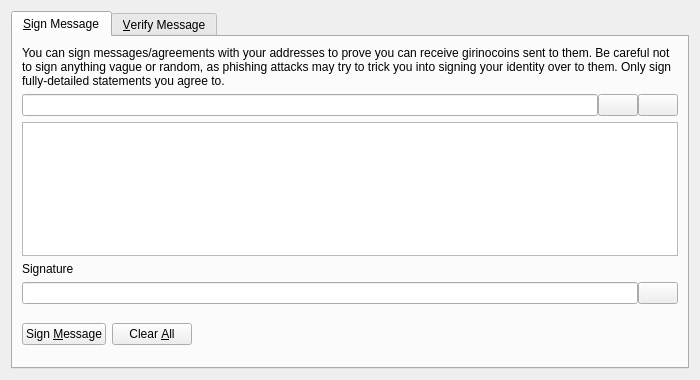
<?xml version="1.0" encoding="UTF-8"?>
<ui version="4.0">
 <class>SignVerifyMessageDialog</class>
 <widget class="QDialog" name="SignVerifyMessageDialog">
  <property name="geometry">
   <rect>
    <x>0</x>
    <y>0</y>
    <width>700</width>
    <height>380</height>
   </rect>
  </property>
  <property name="windowTitle">
   <string>Signatures - Sign / Verify a Message</string>
  </property>
  <property name="modal">
   <bool>true</bool>
  </property>
  <layout class="QVBoxLayout" name="verticalLayout">
   <item>
    <widget class="QTabWidget" name="tabWidget">
     <property name="currentIndex">
      <number>0</number>
     </property>
     <widget class="QWidget" name="tabSignMessage">
      <attribute name="title">
       <string>&amp;Sign Message</string>
      </attribute>
      <layout class="QVBoxLayout" name="verticalLayout_SM">
       <item>
        <widget class="QLabel" name="infoLabel_SM">
         <property name="text">
          <string>You can sign messages/agreements with your addresses to prove you can receive girinocoins sent to them. Be careful not to sign anything vague or random, as phishing attacks may try to trick you into signing your identity over to them. Only sign fully-detailed statements you agree to.</string>
         </property>
         <property name="textFormat">
          <enum>Qt::PlainText</enum>
         </property>
         <property name="wordWrap">
          <bool>true</bool>
         </property>
        </widget>
       </item>
       <item>
        <layout class="QHBoxLayout" name="horizontalLayout_1_SM">
         <property name="spacing">
          <number>0</number>
         </property>
         <item>
          <widget class="QValidatedLineEdit" name="addressIn_SM">
           <property name="toolTip">
            <string>The GirinoCoin address to sign the message with</string>
           </property>
          </widget>
         </item>
         <item>
          <widget class="QPushButton" name="addressBookButton_SM">
           <property name="toolTip">
            <string>Choose previously used address</string>
           </property>
           <property name="text">
            <string/>
           </property>
           <property name="icon">
            <iconset resource="../bitcoin.qrc">
             <normaloff>:/icons/address-book</normaloff>:/icons/address-book</iconset>
           </property>
           <property name="shortcut">
            <string>Alt+A</string>
           </property>
           <property name="autoDefault">
            <bool>false</bool>
           </property>
          </widget>
         </item>
         <item>
          <widget class="QPushButton" name="pasteButton_SM">
           <property name="toolTip">
            <string>Paste address from clipboard</string>
           </property>
           <property name="text">
            <string/>
           </property>
           <property name="icon">
            <iconset resource="../bitcoin.qrc">
             <normaloff>:/icons/editpaste</normaloff>:/icons/editpaste</iconset>
           </property>
           <property name="shortcut">
            <string>Alt+P</string>
           </property>
           <property name="autoDefault">
            <bool>false</bool>
           </property>
          </widget>
         </item>
        </layout>
       </item>
       <item>
        <widget class="QPlainTextEdit" name="messageIn_SM">
         <property name="toolTip">
          <string>Enter the message you want to sign here</string>
         </property>
        </widget>
       </item>
       <item>
        <widget class="QLabel" name="signatureLabel_SM">
         <property name="text">
          <string>Signature</string>
         </property>
         <property name="textFormat">
          <enum>Qt::PlainText</enum>
         </property>
        </widget>
       </item>
       <item>
        <layout class="QHBoxLayout" name="horizontalLayout_2_SM">
         <property name="spacing">
          <number>0</number>
         </property>
         <item>
          <widget class="QLineEdit" name="signatureOut_SM">
           <property name="font">
            <font>
             <italic>true</italic>
            </font>
           </property>
           <property name="readOnly">
            <bool>true</bool>
           </property>
          </widget>
         </item>
         <item>
          <widget class="QPushButton" name="copySignatureButton_SM">
           <property name="toolTip">
            <string>Copy the current signature to the system clipboard</string>
           </property>
           <property name="text">
            <string/>
           </property>
           <property name="icon">
            <iconset resource="../bitcoin.qrc">
             <normaloff>:/icons/editcopy</normaloff>:/icons/editcopy</iconset>
           </property>
           <property name="autoDefault">
            <bool>false</bool>
           </property>
          </widget>
         </item>
        </layout>
       </item>
       <item>
        <layout class="QHBoxLayout" name="horizontalLayout_3_SM">
         <item>
          <widget class="QPushButton" name="signMessageButton_SM">
           <property name="toolTip">
            <string>Sign the message to prove you own this GirinoCoin address</string>
           </property>
           <property name="text">
            <string>Sign &amp;Message</string>
           </property>
           <property name="icon">
            <iconset resource="../bitcoin.qrc">
             <normaloff>:/icons/edit</normaloff>:/icons/edit</iconset>
           </property>
           <property name="autoDefault">
            <bool>false</bool>
           </property>
          </widget>
         </item>
         <item>
          <widget class="QPushButton" name="clearButton_SM">
           <property name="toolTip">
            <string>Reset all sign message fields</string>
           </property>
           <property name="text">
            <string>Clear &amp;All</string>
           </property>
           <property name="icon">
            <iconset resource="../bitcoin.qrc">
             <normaloff>:/icons/remove</normaloff>:/icons/remove</iconset>
           </property>
           <property name="autoDefault">
            <bool>false</bool>
           </property>
          </widget>
         </item>
         <item>
          <spacer name="horizontalSpacer_1_SM">
           <property name="orientation">
            <enum>Qt::Horizontal</enum>
           </property>
           <property name="sizeHint" stdset="0">
            <size>
             <width>40</width>
             <height>48</height>
            </size>
           </property>
          </spacer>
         </item>
         <item>
          <widget class="QLabel" name="statusLabel_SM">
           <property name="font">
            <font>
             <weight>75</weight>
             <bold>true</bold>
            </font>
           </property>
           <property name="text">
            <string/>
           </property>
           <property name="wordWrap">
            <bool>true</bool>
           </property>
          </widget>
         </item>
         <item>
          <spacer name="horizontalSpacer_2_SM">
           <property name="orientation">
            <enum>Qt::Horizontal</enum>
           </property>
           <property name="sizeHint" stdset="0">
            <size>
             <width>40</width>
             <height>48</height>
            </size>
           </property>
          </spacer>
         </item>
        </layout>
       </item>
      </layout>
     </widget>
     <widget class="QWidget" name="tabVerifyMessage">
      <attribute name="title">
       <string>&amp;Verify Message</string>
      </attribute>
      <layout class="QVBoxLayout" name="verticalLayout_VM">
       <item>
        <widget class="QLabel" name="infoLabel_VM">
         <property name="text">
          <string>Enter the receiver's address, message (ensure you copy line breaks, spaces, tabs, etc. exactly) and signature below to verify the message. Be careful not to read more into the signature than what is in the signed message itself, to avoid being tricked by a man-in-the-middle attack. Note that this only proves the signing party receives with the address, it cannot prove sendership of any transaction!</string>
         </property>
         <property name="textFormat">
          <enum>Qt::PlainText</enum>
         </property>
         <property name="alignment">
          <set>Qt::AlignLeading|Qt::AlignLeft|Qt::AlignTop</set>
         </property>
         <property name="wordWrap">
          <bool>true</bool>
         </property>
        </widget>
       </item>
       <item>
        <layout class="QHBoxLayout" name="horizontalLayout_1_VM">
         <property name="spacing">
          <number>0</number>
         </property>
         <item>
          <widget class="QValidatedLineEdit" name="addressIn_VM">
           <property name="toolTip">
            <string>The GirinoCoin address the message was signed with</string>
           </property>
          </widget>
         </item>
         <item>
          <widget class="QPushButton" name="addressBookButton_VM">
           <property name="toolTip">
            <string>Choose previously used address</string>
           </property>
           <property name="text">
            <string/>
           </property>
           <property name="icon">
            <iconset resource="../bitcoin.qrc">
             <normaloff>:/icons/address-book</normaloff>:/icons/address-book</iconset>
           </property>
           <property name="shortcut">
            <string>Alt+A</string>
           </property>
           <property name="autoDefault">
            <bool>false</bool>
           </property>
          </widget>
         </item>
        </layout>
       </item>
       <item>
        <widget class="QPlainTextEdit" name="messageIn_VM"/>
       </item>
       <item>
        <widget class="QValidatedLineEdit" name="signatureIn_VM"/>
       </item>
       <item>
        <layout class="QHBoxLayout" name="horizontalLayout_2_VM">
         <item>
          <widget class="QPushButton" name="verifyMessageButton_VM">
           <property name="toolTip">
            <string>Verify the message to ensure it was signed with the specified GirinoCoin address</string>
           </property>
           <property name="text">
            <string>Verify &amp;Message</string>
           </property>
           <property name="icon">
            <iconset resource="../bitcoin.qrc">
             <normaloff>:/icons/transaction_0</normaloff>:/icons/transaction_0</iconset>
           </property>
           <property name="autoDefault">
            <bool>false</bool>
           </property>
          </widget>
         </item>
         <item>
          <widget class="QPushButton" name="clearButton_VM">
           <property name="toolTip">
            <string>Reset all verify message fields</string>
           </property>
           <property name="text">
            <string>Clear &amp;All</string>
           </property>
           <property name="icon">
            <iconset resource="../bitcoin.qrc">
             <normaloff>:/icons/remove</normaloff>:/icons/remove</iconset>
           </property>
           <property name="autoDefault">
            <bool>false</bool>
           </property>
          </widget>
         </item>
         <item>
          <spacer name="horizontalSpacer_1_VM">
           <property name="orientation">
            <enum>Qt::Horizontal</enum>
           </property>
           <property name="sizeHint" stdset="0">
            <size>
             <width>40</width>
             <height>48</height>
            </size>
           </property>
          </spacer>
         </item>
         <item>
          <widget class="QLabel" name="statusLabel_VM">
           <property name="font">
            <font>
             <weight>75</weight>
             <bold>true</bold>
            </font>
           </property>
           <property name="text">
            <string/>
           </property>
           <property name="wordWrap">
            <bool>true</bool>
           </property>
          </widget>
         </item>
         <item>
          <spacer name="horizontalSpacer_2_VM">
           <property name="orientation">
            <enum>Qt::Horizontal</enum>
           </property>
           <property name="sizeHint" stdset="0">
            <size>
             <width>40</width>
             <height>48</height>
            </size>
           </property>
          </spacer>
         </item>
        </layout>
       </item>
      </layout>
     </widget>
    </widget>
   </item>
  </layout>
 </widget>
 <customwidgets>
  <customwidget>
   <class>QValidatedLineEdit</class>
   <extends>QLineEdit</extends>
   <header>qt/qvalidatedlineedit.h</header>
  </customwidget>
 </customwidgets>
 <resources>
  <include location="../bitcoin.qrc"/>
 </resources>
 <connections/>
</ui>
